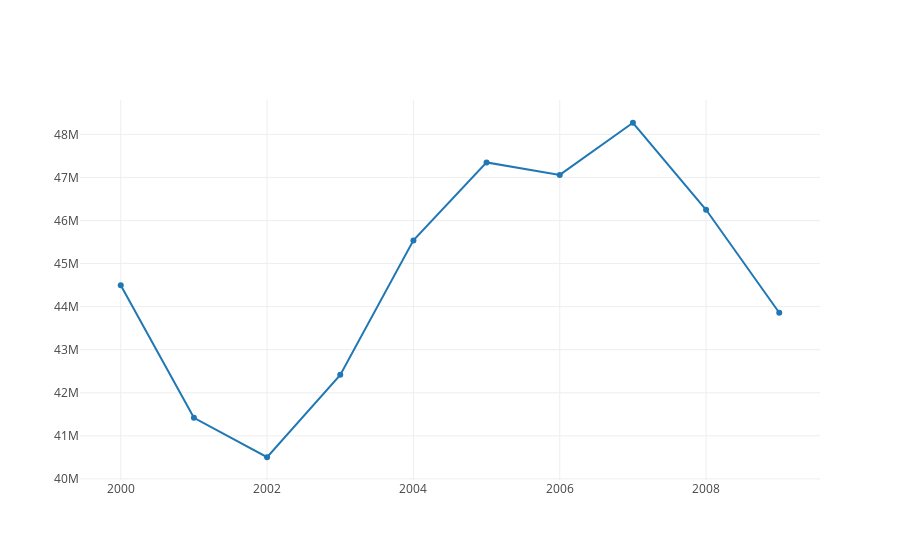

Notebook cell for this chart:
### Code cell
fig_data = [go.Scatter(
        x=df3['Year'], 
        y=df3['Passengers']
    )]

fig = go.Figure(data = fig_data)
iplot(fig)

### Figure 1 — Plotly figure (JSON) as saved in the notebook; plotly's stock layout.template omitted (floating-point values rounded to 4 significant figures)
{"data": [{"type": "scatter", "x": ["2000", "2001", "2002", "2003", "2004", "2005", "2006", "2007", "2008", "2009"], "y": [44500000.0, 41420000.0, 40500000.0, 42420000.0, 45539118, 47350000.0, 47060000.0, 48270000.0, 46250000.0, 43860000.0]}], "layout": {}}
